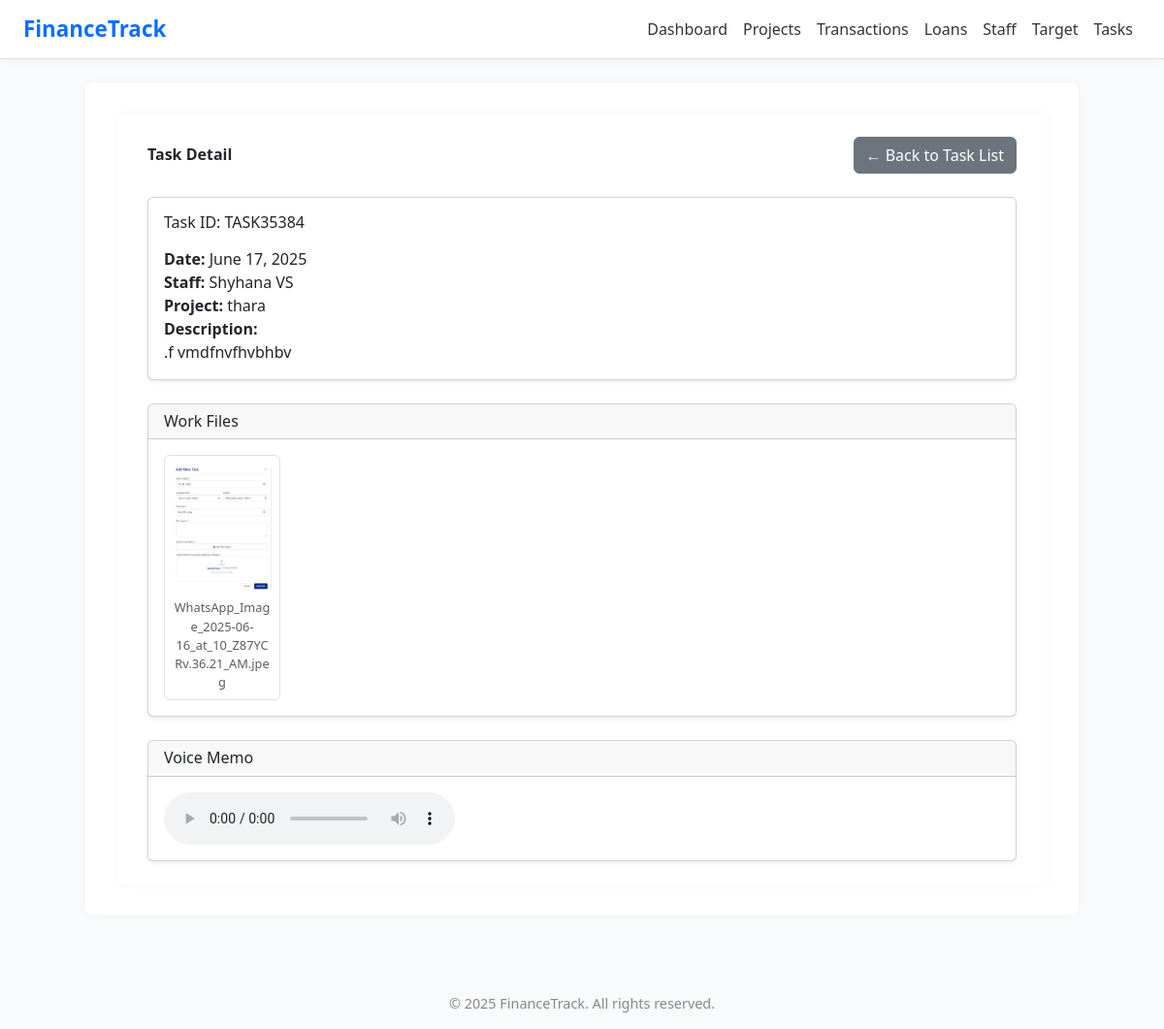
Page /view/2/ on the committed database.
### app1/models.py (models this page shows, shortened)
class Task(models.Model):
    STATUS_CHOICES = [
        ('Pending', 'Pending'),
        ('In Progress', 'In Progress'),
        ('Completed', 'Completed'),
    ]
    task_id = models.CharField(max_length=50, unique=True)
    date = models.DateField()
    due_date = models.DateField(null=True, blank=True)  # ✅ New
    status = models.CharField(max_length=20, choices=STATUS_CHOICES, default='Pending')  # ✅ New
    staff = models.ForeignKey('Staff', on_delete=models.CASCADE)
    project = models.ForeignKey('Project', on_delete=models.CASCADE)
    description = models.TextField()
    voice_memo = models.FileField(upload_to='voice_memos/', blank=True, null=True)

class Staff(models.Model):
    user = models.OneToOneField(User, on_delete=models.CASCADE,null=True, blank=True)
    staff_id = models.CharField(max_length=20, unique=True)
    name = models.CharField(max_length=100)
    photo = models.ImageField(upload_to='staff_photos/', blank=True, null=True)
    designation = models.CharField(max_length=100)
    department = models.CharField(max_length=100)
    project = models.ForeignKey(Project, on_delete=models.SET_NULL, null=True, blank=True)
    salary = models.DecimalField(max_digits=10, decimal_places=2)
    date_of_join = models.DateField()

class Project(models.Model):
    code = models.CharField(max_length=20)
    name = models.CharField(max_length=100)
    location = models.CharField(max_length=100)
    total_budget = models.DecimalField(max_digits=12, decimal_places=2)
    start_date = models.DateField()
    end_date = models.DateField()
    notes = models.TextField(blank=True, null=True)

class TaskFile(models.Model):
    task = models.ForeignKey(Task, related_name='files', on_delete=models.CASCADE)
    file = models.FileField(upload_to='task_files/')

### app1/views.py (the view)
# urls.py: path('view/<int:pk>/', views.view_task, name='view_task'),
def view_task(request, pk):
    task = get_object_or_404(Task, pk=pk)
    files = task.files.all()
    return render(request, 'task_detail.html', {'task': task, 'files': files})

### templates/task_detail.html (shortened to what this page needs)
{% extends "base.html" %}
{% load static %}
{% block content %}
<div class="container py-4">
  <div class="d-flex justify-content-between align-items-center mb-4">
    <h2 class="fw-bold">Task Detail</h2>
    <a href="{% url 'task_list' %}" class="btn btn-secondary">← Back to Task List</a>
  </div>
  <div class="card shadow-sm mb-4">
    <div class="card-body">
      <h5 class="card-title mb-3">Task ID: {{ task.task_id }}</h5>
      <p><strong>Date:</strong> {{ task.date }}</p>
      <p><strong>Staff:</strong> {{ task.staff.name }}</p>
      <p><strong>Project:</strong> {{ task.project.name }}</p>
      <p><strong>Description:</strong><br>{{ task.description }}</p>
    </div>
  </div>
  <div class="card shadow-sm mb-4">
    <div class="card-header">
      <h5 class="mb-0">Work Files</h5>
    </div>
    <div class="card-body d-flex flex-wrap gap-3">
      {% if files %}
        {% for file in files %}
          {% with file_name=file.file.name|lower %}
            {% if ".jpg" in file_name or ".jpeg" in file_name or ".png" in file_name %}
              <div class="border rounded p-2" style="width: 120px;">
                <img src="{{ file.file.url }}" class="img-fluid rounded" alt="Work Image">
                <small class="d-block text-center mt-1 text-muted">{{ file.file.name|cut:"task_files/" }}</small>
              </div>
            {% endif %}
          {% endwith %}
        {% endfor %}
      {% else %}
        <p class="text-muted">No files uploaded for this task.</p>
      {% endif %}
    </div>
  </div>
  {% if task.voice_memo %}
  <div class="card shadow-sm">
    <div class="card-header">
      <h5 class="mb-0">Voice Memo</h5>
    </div>
    <div class="card-body">
      <audio controls>
        <source src="{{ task.voice_memo.url }}" type="audio/webm">
      </audio>
    </div>
  </div>
  {% endif %}
</div>
{% endblock %}

### templates/base.html (style rules this page uses)
body { background-color: #f9fafb; font-family: 'Segoe UI', sans-serif; }
.container { background: white; padding: 2rem; border-radius: 0.5rem; box-shadow: 0 0 8px rgba(0,0,0,0.04); }

### rows in the picture
Task: task_id "TASK35384", date "June 17, 2025", staff.name "Shyhana VS", project.name "thara", description ".f vmdfnvfhvbhbv"
TaskFile: file (picture), file.name "WhatsApp_Image_2025-06-16_at_10_Z87YCRv.36.21_AM.jpeg"

### other values in the picture
{{ year|default:"2025" }} "2025"
